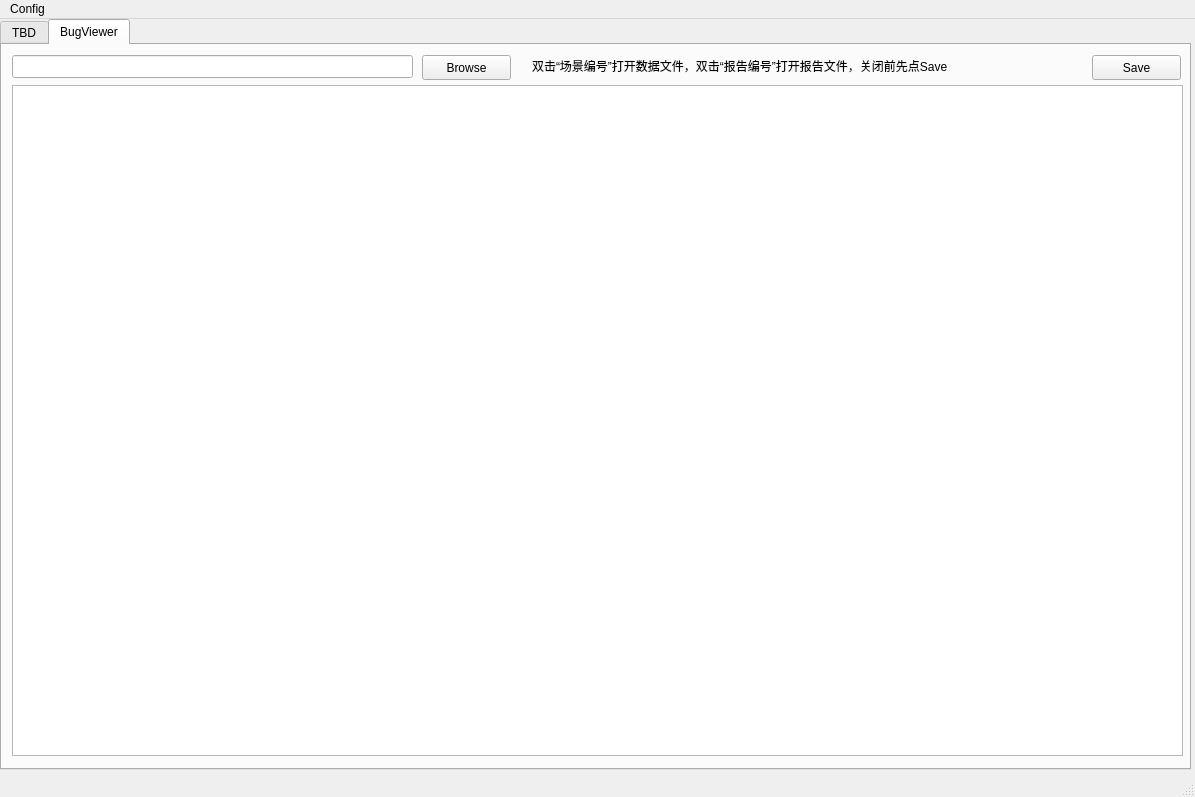
<?xml version="1.0" encoding="UTF-8"?>
<ui version="4.0">
 <class>replay_toolkit</class>
 <widget class="QMainWindow" name="replay_toolkit">
  <property name="geometry">
   <rect>
    <x>0</x>
    <y>0</y>
    <width>1195</width>
    <height>797</height>
   </rect>
  </property>
  <property name="windowTitle">
   <string>ReplayToolkit</string>
  </property>
  <widget class="QWidget" name="centralwidget">
   <widget class="QTabWidget" name="toolkit_tab">
    <property name="geometry">
     <rect>
      <x>0</x>
      <y>0</y>
      <width>1191</width>
      <height>751</height>
     </rect>
    </property>
    <property name="currentIndex">
     <number>1</number>
    </property>
    <widget class="QWidget" name="tab">
     <attribute name="title">
      <string>TBD</string>
     </attribute>
    </widget>
    <widget class="QWidget" name="bug_tab">
     <attribute name="title">
      <string>BugViewer</string>
     </attribute>
     <widget class="QLabel" name="label_13">
      <property name="geometry">
       <rect>
        <x>530</x>
        <y>10</y>
        <width>541</width>
        <height>21</height>
       </rect>
      </property>
      <property name="text">
       <string>双击“场景编号”打开数据文件，双击“报告编号”打开报告文件，关闭前先点Save</string>
      </property>
     </widget>
     <widget class="QTableWidget" name="bug_table">
      <property name="geometry">
       <rect>
        <x>10</x>
        <y>40</y>
        <width>1171</width>
        <height>671</height>
       </rect>
      </property>
     </widget>
     <widget class="QPushButton" name="browse_bug">
      <property name="geometry">
       <rect>
        <x>420</x>
        <y>10</y>
        <width>89</width>
        <height>25</height>
       </rect>
      </property>
      <property name="text">
       <string>Browse</string>
      </property>
     </widget>
     <widget class="QLineEdit" name="bug_path">
      <property name="geometry">
       <rect>
        <x>10</x>
        <y>10</y>
        <width>401</width>
        <height>23</height>
       </rect>
      </property>
      <property name="font">
       <font>
        <pointsize>10</pointsize>
       </font>
      </property>
      <property name="focusPolicy">
       <enum>Qt::NoFocus</enum>
      </property>
     </widget>
     <widget class="QPushButton" name="save_bug">
      <property name="geometry">
       <rect>
        <x>1090</x>
        <y>10</y>
        <width>89</width>
        <height>25</height>
       </rect>
      </property>
      <property name="text">
       <string>Save</string>
      </property>
     </widget>
    </widget>
   </widget>
  </widget>
  <widget class="QMenuBar" name="menubar">
   <property name="geometry">
    <rect>
     <x>0</x>
     <y>0</y>
     <width>1195</width>
     <height>22</height>
    </rect>
   </property>
   <widget class="QMenu" name="menuConfig">
    <property name="title">
     <string>Config</string>
    </property>
   </widget>
   <addaction name="menuConfig"/>
  </widget>
  <widget class="QStatusBar" name="statusbar"/>
 </widget>
 <resources/>
 <connections/>
</ui>
